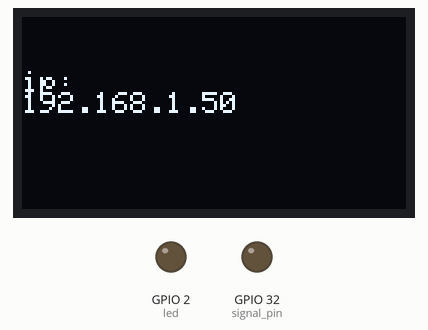
Recording of a sketch running on a simulated ESP32. Parts: 128×64 one-colour display, output pins drawn as LEDs (lit = HIGH). WiFi joins after 1.5 s; servers stay silent unless stated.

Above: at 1.7 s.

The sketch:

traffic.ino
```cpp
#include <Wire.h>
#include<WiFi.h>
#include <Adafruit_GFX.h>
#include <Adafruit_SSD1306.h>

#define SCREEN_WIDTH 128
#define SCREEN_HEIGHT 64
#define OLED_RESET    -1
#define led 2
char data;
String current_dir ="1";
String new_dir="";
#define SCREEN_ADDRESS 0x3C
#define signal_pin 32
const char*ssid="Redmi A3";
const char*pass="Anoop@689102";
WiFiServer Server(80);
Adafruit_SSD1306 display(SCREEN_WIDTH, SCREEN_HEIGHT, &Wire, OLED_RESET);
void setup(){
  Wire.begin(21, 22);
  pinMode(led,OUTPUT);
  pinMode(signal_pin,OUTPUT);
  Serial.begin(9600);
  WiFi.begin(ssid,pass);
  if(!display.begin(SSD1306_SWITCHCAPVCC, SCREEN_ADDRESS)) {
    Serial.println(F("SSD1306 allocation failed. Check wiring/address!"));
    for(;;);

}


  while(WiFi.status()!=WL_CONNECTED){
    delay(500);
   disupdate("Connecting to WiFi...");
  }

  disupdate("connectected.!");
  ip();
  Server.begin();

}
void blink(int time){
  digitalWrite(led,HIGH);
  delay(time);
  digitalWrite(led,LOW);
  delay(time);
}
void disupdate(const char*text){
  display.clearDisplay();
  display.setTextSize(1);
  display.setTextColor(SSD1306_WHITE);
  display.setCursor(0,10);
  display.println(text);
  display.display();

}
void ip(){
  display.clearDisplay();
  display.setTextSize(1);
  display.setTextColor(SSD1306_WHITE);
  display.print("ip:");
  display.setCursor(0,25);
  display.println(WiFi.localIP());
  display.display();
}
void loop(){
  digitalWrite(signal_pin,LOW);
  WiFiClient client=Server.available();
  if(client){
    disupdate("Client Connected");
    digitalWrite(signal_pin,HIGH);
    while(client.connected()){
      if(client.available()){
        String text=client.readStringUntil('\n');
        disupdate("Data is comming");
        if (text=="1") {
        disupdate("Block in Thiruvalla");
        }
        if (text=="2") {
        disupdate("Block in Kattode");
        }
        if (text=="3") {
        disupdate("Block in Kuttoor");
        }
        if (text=="4") {
        disupdate("Block in Market");
        }
        blink(100);
      }
      delay(10);
    }
  client.stop();
  disupdate("Client Stoped...!");
  }
}
```
